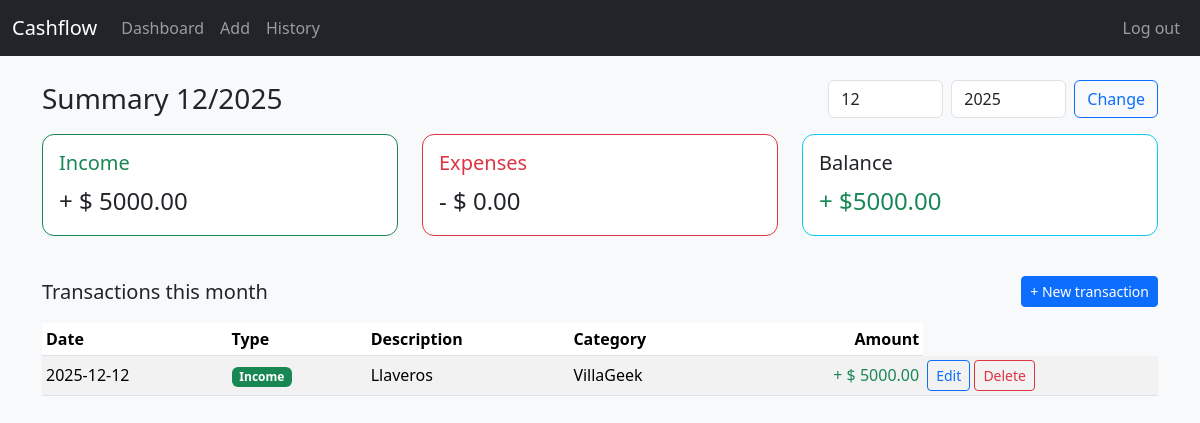
/ (signed in), run on the app's committed database.
### tables this page shows
CREATE TABLE transactions (
    id INTEGER PRIMARY KEY AUTOINCREMENT,
    user_id INTEGER NOT NULL,
    category_id INTEGER NOT NULL,
    amount REAL NOT NULL,
    type TEXT NOT NULL CHECK (type IN ('income', 'expense')),
    description TEXT,
    date TEXT NOT NULL,
    created_at TEXT DEFAULT CURRENT_TIMESTAMP,
    FOREIGN KEY (user_id) REFERENCES users(id),
    FOREIGN KEY (category_id) REFERENCES categories(id)
);

CREATE TABLE categories (
    id INTEGER PRIMARY KEY AUTOINCREMENT,
    user_id INTEGER NOT NULL,
    name TEXT NOT NULL,
    UNIQUE (user_id, name),
    FOREIGN KEY (user_id) REFERENCES users(id)
);

### views.py (the view)
@views_bp.route("/")
def index():
    db = get_db()
    user_id = session.get("user_id")
    if not user_id:
        return redirect("/login")
    from datetime import datetime
    today = datetime.today()
    year = int(request.args.get("year") or today.year)
    month = int(request.args.get("month") or today.month)
    rows = db.execute(
    """
    SELECT
        t.id,
        t.amount,
        t.type,
        t.description,
        t.date,
        c.name AS category
    FROM transactions t
    JOIN categories c
      ON t.category_id = c.id
    WHERE t.user_id = ?
      AND strftime('%Y', t.date) = ?
      AND strftime('%m', t.date) = ?
    ORDER BY t.date DESC, t.id DESC
    """,
    (user_id, f"{year:04d}", f"{month:02d}"),
).fetchall()
    total_income = sum(r["amount"] for r in rows if r["type"] == "income")
    total_expense = sum(r["amount"] for r in rows if r["type"] == "expense")
    balance = total_income - total_expense
    return render_template(
        "index.html",
        rows=rows,
        total_income=total_income,
        total_expense=total_expense,
        balance=balance,
        year=year,
        month=month,
    )

### db.py (called while the page is built)
def get_db():
    if "db" not in g:
        conn = sqlite3.connect(DATABASE)
        conn.row_factory = sqlite3.Row
        g.db = conn
    return g.db

### templates/index.html (shortened to what this page needs)
{% extends "layout.html" %}
{% block content %}
<div class="d-flex justify-content-between align-items-center mb-3">
  <h1 class="h3 mb-0">Summary {{ month }}/{{ year }}</h1>
  <form class="d-flex" method="get" action="{{ url_for('views.index') }}">
    <input class="form-control me-2" type="number" name="month" min="1" max="12" placeholder="Month" value="{{ month }}">
    <input class="form-control me-2" type="number" name="year" min="2000" max="2100" placeholder="Year"
      value="{{ year }}">
    <button class="btn btn-outline-primary" type="submit">Change</button>
  </form>
</div>
<div class="row mb-4">
  <div class="col-md-4 mb-3">
    <div class="card border-success">
      <div class="card-body">
        <h5 class="card-title text-success">Income</h5>
        <p class="card-text fs-4">+ $ {{ "%.2f"|format(total_income) }}</p>
      </div>
    </div>
  </div>
  <div class="col-md-4 mb-3">
    <div class="card border-danger">
      <div class="card-body">
        <h5 class="card-title text-danger">Expenses</h5>
        <p class="card-text fs-4">- $ {{ "%.2f"|format(total_expense) }}</p>
      </div>
    </div>
  </div>
  <div class="col-md-4 mb-3">
    <div class="card border-info">
      <div class="card-body">
        <h5 class="card-title">Balance</h5>
        {% set balance_class = "text-success" if balance >= 0 else "text-danger" %}
        <p class="card-text fs-4 {{ balance_class }}">
          {{ "+ $" if balance >= 0 else "- $" }}{{ "%.2f"|format(balance|abs) }}
        </p>
      </div>
    </div>
  </div>
</div>
<div class="d-flex justify-content-between align-items-center mb-2">
  <h2 class="h5 mb-0">Transactions this month</h2>
  <a href="{{ url_for('views.add') }}" class="btn btn-primary btn-sm">+ New transaction</a>
</div>
{% if rows %}
<div class="table-responsive">
  <table class="table table-striped table-sm align-middle mt-2">
    <thead>
      <tr>
        <th>Date</th>
        <th>Type</th>
        <th>Description</th>
        <th>Category</th>
        <th class="text-end">Amount</th>
      </tr>
    </thead>
    <tbody>
      {% for row in rows %}
      <tr>
        <td>{{ row["date"] }}</td>
        <td>
          {% if row["type"] == "income" %}
          <span class="badge bg-success">Income</span>
          {% else %}
          <span class="badge bg-danger">Expense</span>
          {% endif %}
        </td>
        <td>{{ row["description"] or "-" }}</td>
        <td>{{ row["category"] }}</td>
        <td class="text-end">
          {% if row["type"] == "income" %}
          <span class="text-success">+ $ {{ "%.2f"|format(row["amount"]) }}</span>
          {% else %}
          <span class="text-danger">- $ {{ "%.2f"|format(row["amount"]) }}</span>
          {% endif %}
        </td>
        <td>
          <a href="{{ url_for('views.edit_transaction', tx_id=row.id) }}" class="btn btn-sm btn-outline-primary">
            Edit
          </a>
          <form action="{{ url_for('views.delete_transaction', tx_id=row.id) }}" method="post" style="display:inline"
            onsubmit="return confirm('Are you sure you want to delete this transaction?');">
            <button type="submit" class="btn btn-sm btn-outline-danger">
              Delete
            </button>
          </form>
        </td>
      </tr>
      {% endfor %}
    </tbody>
  </table>
</div>
{% else %}
<p class="text-muted mt-3">No transactions registered for this month.</p>
{% endif %}
{% endblock %}

### static/css/styles.css (style rules this page uses)
body { font-family: system-ui, -apple-system, BlinkMacSystemFont, "Segoe UI", sans-serif; }
.card { border-radius: 0.75rem; }

### data on the page
transactions: date "2025-12-12", type "Income", description "Llaveros", category "VillaGeek", amount "5000.00"

### other printed values
{{ month }} "12"
{{ year }} "2025"
{{ "%.2f"|format(total_income) }} "5000.00"
{{ "%.2f"|format(total_expense) }} "0.00"
{{ "+ $" if balance >= 0 else "- $" }} "+ $"
{{ "%.2f"|format(balance|abs) }} "5000.00"
